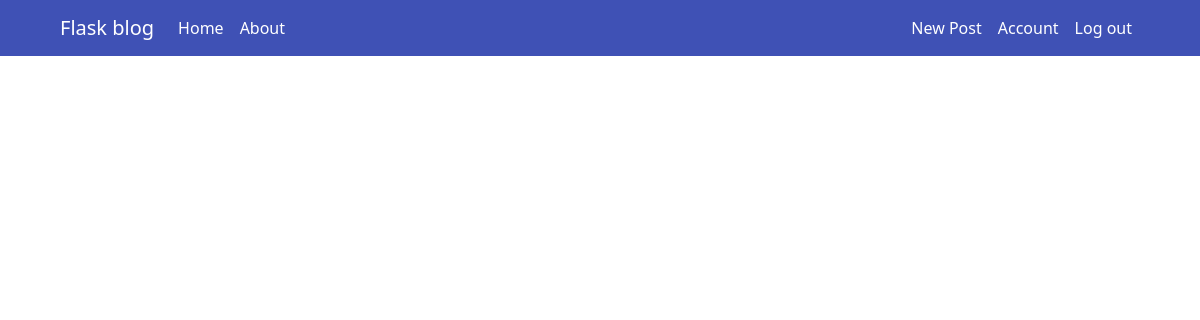
The page /home (signed in) on the database as committed earlier.
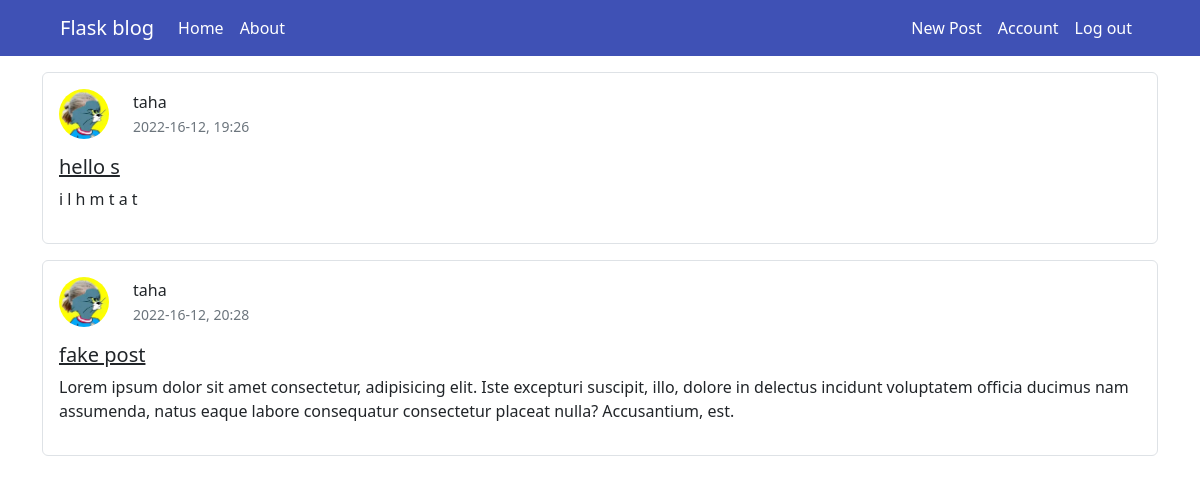
The same page on the database as committed later.
### flaskblog/models.py (models this page shows, shortened)
class Post(db.Model, UserMixin):
    id = db.Column(db.Integer, primary_key=True)
    user_id = db.Column(db.Integer, db.ForeignKey('user.id'), nullable=False)
    title = db.Column(db.String(160), nullable=False)
    date = db.Column(db.DateTime, nullable=False, default=datetime.utcnow)
    content = db.Column(db.Text, nullable=False)

class User(db.Model, UserMixin):
    id = db.Column(db.Integer, primary_key=True)
    username = db.Column(db.String(30), unique=True, nullable=False)
    email = db.Column(db.String(120), unique=True, nullable=False)
    profile_picture = db.Column(db.String(20), nullable=False,
                                default='default.png')
    password = db.Column(db.String(60), nullable=False)
    posts = db.relationship('Post', backref='author', lazy=True)

### flaskblog/routes.py (the view)
@app.route('/')
@app.route('/home')
def home():
    posts = Post.query.all()
    random.shuffle(posts)
    return render_template('home.jinja2', posts=posts)

### flaskblog/models.py (called while the page is built)
@login_manager.user_loader
def load_user(user_id):
    return User.query.get(int(user_id))

### flaskblog/templates/home.jinja2
{% extends "base.jinja2" %}
{% block content %}
  {% for post in posts %}
    <div class="post border rounded p-3 mb-3">
      <div class="post-card d-flex align-items-center flex-row  mb-3">
        <img src="{{ url_for('static', filename = 'profile_pics/' + current_user.profile_picture)}}"
             class="img-fluid rounded-circle me-4 "
             alt="profile pic">
        <div>
          <div class="card-text">
            <p class="mb-0">{{ post.author.username }}</p>
            <small ><a class="text-decoration-none text-muted"
   href="{{ url_for('post', post_id=post.id) }}">{{ post.date.strftime("%Y-%d-%m, %H:%M") }}</a></small>
          </div>
        </div>
      </div>
      <h5 class="card-title mb-2">
        <a class="link-dark" href="{{ url_for('post', post_id=post.id) }}">{{ post.title }}</a>
      </h5>
      <p>{{ post.content }}</p>
    </div>
  {% endfor %}
{% endblock content %}

### flaskblog/templates/base.jinja2 (shortened to what this page needs)
<!DOCTYPE html>
<html lang="en">
  <head>
    <link rel="stylesheet"
          href="{{ url_for('static', filename = 'css/bootstrap.min.css') }}">
    <link rel="stylesheet"
          href="{{ url_for('static', filename = 'css/base.css') }}">
  </head>
  <body>
    <nav class="navbar navbar-expand-lg navbar-light text-white px-5 mb-3">
      <div class="container">
        <a class="navbar-brand text-white" href="#">Flask blog</a>
        <div class="collapse navbar-collapse" id="collapse">
          <div class="d-flex align-center justify-content-between w-100">
            <ul class="navbar-nav mr-auto">
              <li class="nav-item active">
                <a class="nav-link" href="{{ url_for('home') }}">Home</a>
              </li>
              <li class="nav-item">
                <a class="nav-link" href="{{ url_for('about') }}">About</a>
              </li>
            </ul>
            {% if current_user.is_authenticated %}
              <ul class="navbar-nav mr-auto">
                <li class="nav-item active">
                  <a class="nav-link" href="{{ url_for('new_post') }}">New Post</a>
                </li>
                <li class="nav-item active">
                  <a class="nav-link" href="{{ url_for('account') }}">Account</a>
                </li>
                <li class="nav-item">
                  <a class="nav-link" href="{{ url_for('logout') }}">Log out</a>
                </li>
              </ul>
            {% endif %}
          </div>
        </div>
      </div>
    </nav>
    <div class="container">
      {% block content %}
      {% endblock content %}
    </div>
  </body>
</html>

### flaskblog/static/css/base.css (style rules this page uses)
nav { background-color: #3f51b5; }
nav * { color: white !important; }
.post-card img { width: 50px; height: 50px; }

Rows that differ between the two databases and show on the page:
added Post: profile_picture (picture), author.username "taha", date "2022-16-12, 19:26", title "hello s", content "i l h m t a t"
added Post: profile_picture (picture), author.username "taha", date "2022-16-12, 20:28", title "fake post", content "Lorem ipsum dolor sit amet consectetur, adipisicing elit. Iste excepturi suscipit, illo, dolore in delectus incidunt voluptatem officia ducimus nam assumenda, natus eaque labore consequatur consectetur placeat nulla? Accusantium, est."
